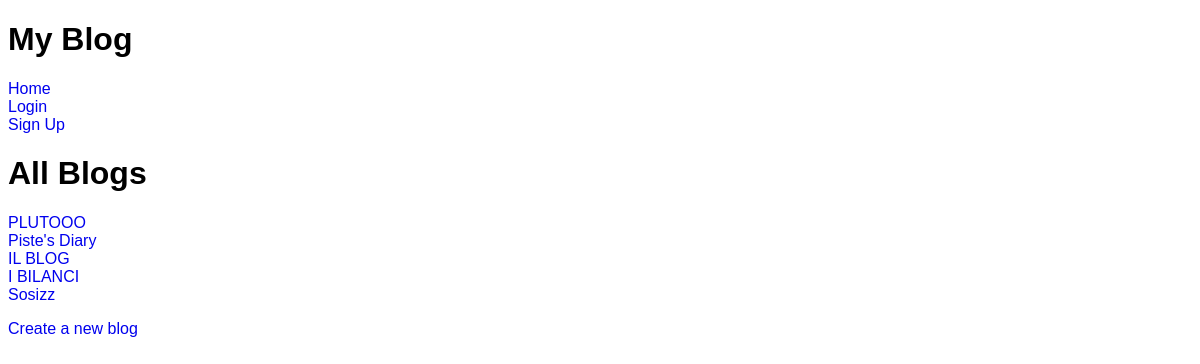
The page / on the database its author committed.
### blog/models.py (models this page shows, shortened)
class Blog(models.Model):
    author = models.ForeignKey(CustomUser, on_delete=models.CASCADE)
    title = models.CharField(max_length=200)
    description = models.TextField()
    created_at = models.DateTimeField(default=timezone.now)
    followers = models.ManyToManyField(CustomUser, related_name='followed_blogs', blank=True)

### blog/views.py (the view)
# urls.py: path('', views.BlogListView.as_view(), name='blog_list'),
class BlogListView(ListView):
    model = Blog
    template_name = 'blog_list.html'
    context_object_name = 'all_blogs'
    def get_context_data(self, **kwargs):
        context = super().get_context_data(**kwargs)
        if self.request.user.is_authenticated:
            followed_blogs = Blog.objects.filter(followers=self.request.user)
        else:
            followed_blogs = []
        context['followed_blogs'] = followed_blogs
        return context
    def get_queryset(self):
        return Blog.objects.all()

### templates/blog_list.html (shortened to what this page needs)
{% extends "base_generic.html" %}
{% block content %}
  <h1>All Blogs</h1>
  <ul>
    {% for blog in all_blogs %}
      <li><a href="{% url 'blog_detail' blog.pk %}">{{ blog.title }}</a></li>
    {% endfor %}
  </ul>
  <a href="{% url 'blog_create' %}">Create a new blog</a>
{% endblock %}

### static/style.css (style rules this page uses)
body { font-family: Source Sans Pro, Helvetica, sans-serif; }
ul { list-style: none; padding: 0; }
a { text-decoration: none; }

### rows shown on the page
Blog: title "PLUTOOO"
Blog: title "Piste's Diary"
Blog: title "IL BLOG"
Blog: title "I BILANCI"
Blog: title "Sosizz"
